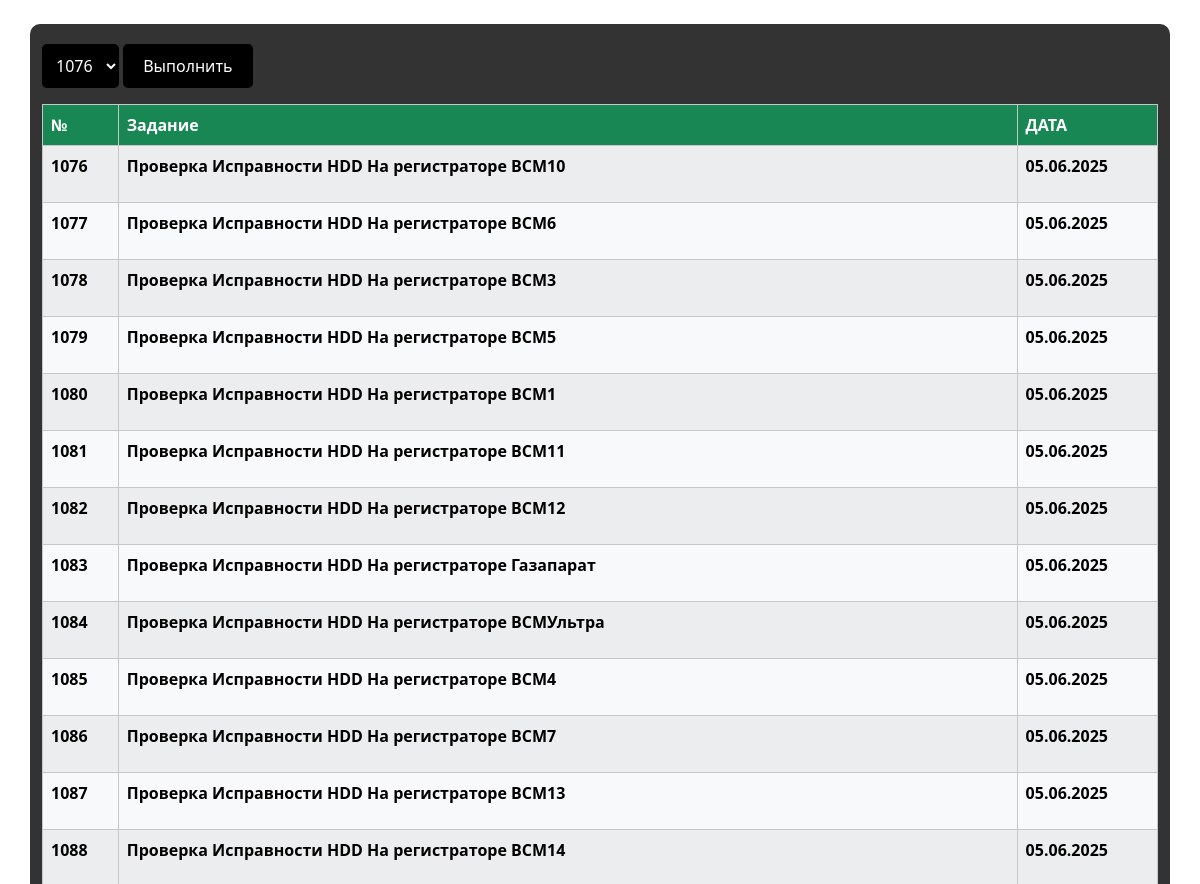
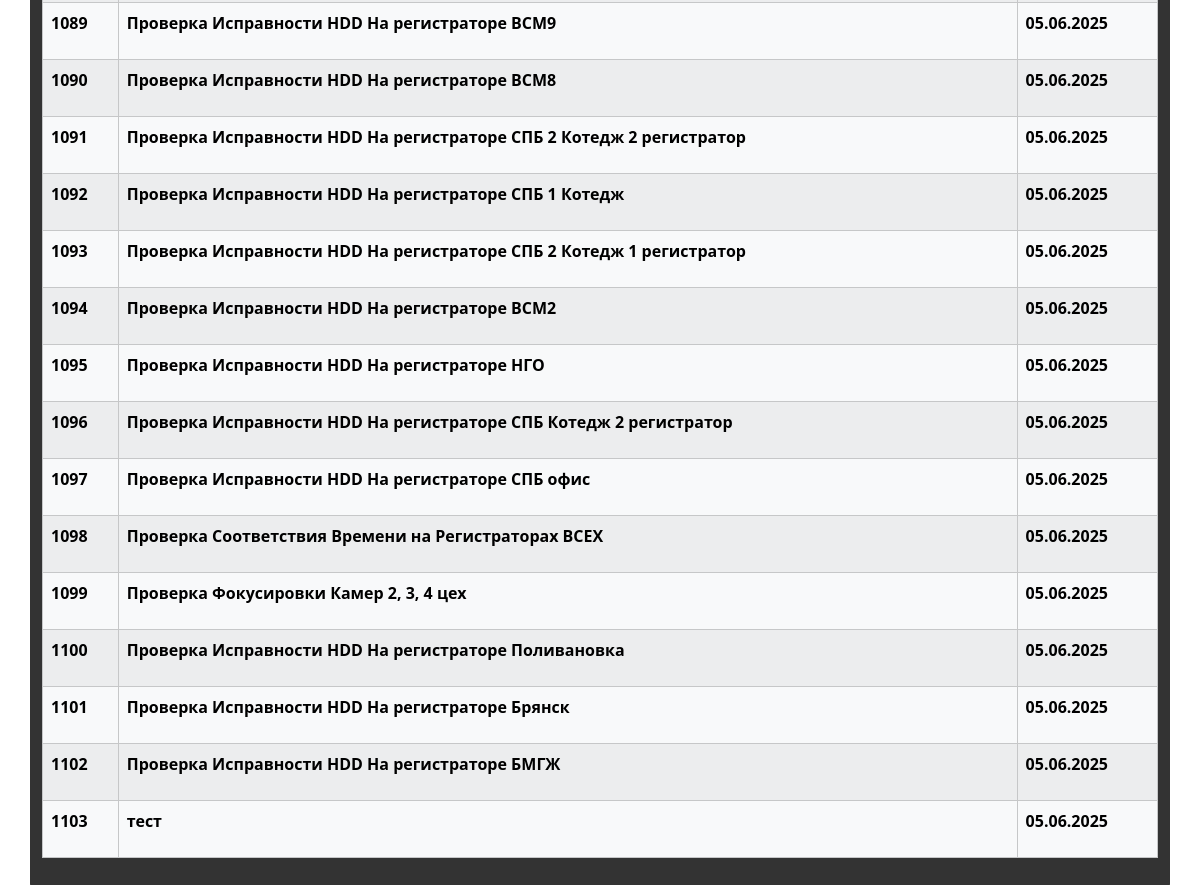
Screenshot of /pages/result_id_day_monitor/pasha with the database file from the repository (2 pictures, top to bottom).
### tables this page shows
CREATE TABLE result (
	id INTEGER NOT NULL, 
	task VARCHAR NOT NULL, 
	data_create_task VARCHAR, 
	data_task VARCHAR, 
	flag VARCHAR, 
	name_user VARCHAR, 
	data_result_task VARCHAR, 
	id_res INTEGER, 
	PRIMARY KEY (id), 
	FOREIGN KEY(task) REFERENCES tasks (task)
);

### app/pages/router.py (the view)
@router.get('/result_id_day_monitor/pasha')
async def get_result_id_day_monitor_html_pasha(request: Request, result_id_day_monitor=Depends(result_id_day_monitor)):
    return templates.TemplateResponse(name='result_id_day_monitor_pasha.html',
                                      context={'request': request, 'result_id_day_monitor': result_id_day_monitor})

### app/templates/result_id_day_monitor_pasha.html (shortened to what this page needs)
<!DOCTYPE html>
<html lang="ru">
<head>
</head>
<body>
    <div class="container mt-4">
        <select id="result_id" name="result_id" required>
            {% for result in result_id_day_monitor %}
                <option>{{ result.id }}</option>
            {% endfor %}
        </select>
        <button id="saveBtn">Выполнить</button>
        {% if result_id_day_monitor|length > 0 %}
        <table class="table table-striped table-light table-bordered fw-bold mt-3">
                <link href="https://cdn.jsdelivr.net/npm/bootstrap@5.3.1/dist/css/bootstrap.min.css"
          rel="stylesheet"
>
            <thead>
                <tr>
                    <th scope="col" class="bg-success text-white">№</th>
                    <th scope="col" class="bg-success text-white">Задание</th>
                    <th scope="col" class="bg-success text-white">ДАТА</th>
                </tr>
            </thead>
            <tbody>
                {% for result in result_id_day_monitor %}
                <tr>
                    <td><p>{{ result.id }}</p></td>
                    <td><p>{{ result.task }}</p></td>
                    <td><p>{{ result.data_task }}</p></td>
                </tr>
                {% endfor %}
            </tbody>
        </table>
        {% endif %}
    </div>
</body>
</html>

### app/templates/result_id_day_monitor_pasha.html (style rules this page uses)
body { margin: 0; padding: 0; }
.container { background-color: rgba(0, 0, 0, 0.8); padding: 20px; border-radius: 10px; margin-top: 50px; }
#saveBtn { background-color: black; color: white; border-radius: 5px; border: none; padding: 10px 20px; cursor: pointer; }
select { background-color: black; color: white; border-radius: 5px; border: none; padding: 10px; cursor: pointer; }
select option { background-color: white; color: black; }

### rows the page displays
result: id "1076", task "Проверка Исправности HDD На регистраторе ВСМ10", data_task "05.06.2025"
result: id "1077", task "Проверка Исправности HDD На регистраторе ВСМ6", data_task "05.06.2025"
result: id "1078", task "Проверка Исправности HDD На регистраторе ВСМ3", data_task "05.06.2025"
result: id "1079", task "Проверка Исправности HDD На регистраторе ВСМ5", data_task "05.06.2025"
result: id "1080", task "Проверка Исправности HDD На регистраторе ВСМ1", data_task "05.06.2025"
result: id "1081", task "Проверка Исправности HDD На регистраторе ВСМ11", data_task "05.06.2025"
result: id "1082", task "Проверка Исправности HDD На регистраторе ВСМ12", data_task "05.06.2025"
result: id "1083", task "Проверка Исправности HDD На регистраторе Газапарат", data_task "05.06.2025"
result: id "1084", task "Проверка Исправности HDD На регистраторе ВСМУльтра", data_task "05.06.2025"
result: id "1085", task "Проверка Исправности HDD На регистраторе ВСМ4", data_task "05.06.2025"
result: id "1086", task "Проверка Исправности HDD На регистраторе ВСМ7", data_task "05.06.2025"
result: id "1087", task "Проверка Исправности HDD На регистраторе ВСМ13", data_task "05.06.2025"
result: id "1088", task "Проверка Исправности HDD На регистраторе ВСМ14", data_task "05.06.2025"
result: id "1089", task "Проверка Исправности HDD На регистраторе ВСМ9", data_task "05.06.2025"
result: id "1090", task "Проверка Исправности HDD На регистраторе ВСМ8", data_task "05.06.2025"
result: id "1091", task "Проверка Исправности HDD На регистраторе СПБ 2 Котедж 2 регистратор", data_task "05.06.2025"
result: id "1092", task "Проверка Исправности HDD На регистраторе СПБ 1 Котедж", data_task "05.06.2025"
result: id "1093", task "Проверка Исправности HDD На регистраторе СПБ 2 Котедж 1 регистратор", data_task "05.06.2025"
result: id "1094", task "Проверка Исправности HDD На регистраторе ВСМ2", data_task "05.06.2025"
result: id "1095", task "Проверка Исправности HDD На регистраторе НГО", data_task "05.06.2025"
result: id "1096", task "Проверка Исправности HDD На регистраторе СПБ Котедж 2 регистратор", data_task "05.06.2025"
result: id "1097", task "Проверка Исправности HDD На регистраторе СПБ офис", data_task "05.06.2025"
result: id "1098", task "Проверка Соответствия Времени на Регистраторах ВСЕХ", data_task "05.06.2025"
result: id "1099", task "Проверка Фокусировки Камер 2, 3, 4 цех", data_task "05.06.2025"
result: id "1100", task "Проверка Исправности HDD На регистраторе Поливановка", data_task "05.06.2025"
result: id "1101", task "Проверка Исправности HDD На регистраторе Брянск", data_task "05.06.2025"
result: id "1102", task "Проверка Исправности HDD На регистраторе БМГЖ", data_task "05.06.2025"
result: id "1103", task "тест", data_task "05.06.2025"

### other values shown
form field result_id "1076"
